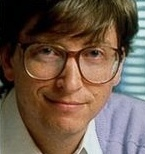
#> input picture test/dataset/Bill Gates0_496.jpg, 145 x 154 px, given in place of Bill Gates0_496.jpg.jpg, which was not available
$ python extractor.py
#> lines starting #> are read from the running program, lines starting #| are printed output that depends on the picture; pictures that were not available may be replaced by others from this repository, and a replacement may not be noted
import cv2

# ekstraksi foto
images = []
filename = input("Masukkan nama file : ")
#> the answer given: ../test/dataset/Bill Gates0_496.jpg
path = r'..\Algeo02-21112\test\dataset\{}.jpg'
img = cv2.imread(path.format(filename), 0)
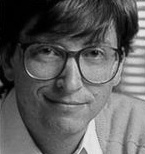
#> img: shape (154, 145); min 0, max 240, mean 94.4
if img is not None:
    img = cv2.resize(img, (256, 256))
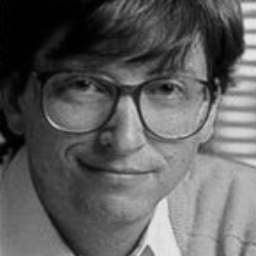
#> img: shape (256, 256); min 0, max 235, mean 94.3
    images.append(img)
    # menghasilkan foto hasil ekstraksi
    cv2.imwrite(r"..\Algeo02-21112\test\dataset_extracted\{}_extracted.jpg".format(filename), img)
else:
    print("input tidak sesuai")

$ run again, on test/dataset/Cristiano Ronaldo26_1342.jpg
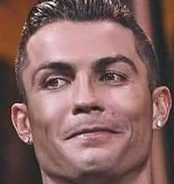
#> input picture test/dataset/Cristiano Ronaldo26_1342.jpg, 174 x 184 px, given in place of Cristiano Ronaldo26_1342.jpg.jpg, which was not available
#> `img = cv2.imread(path.format(filename), 0)`:
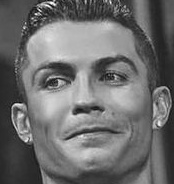
#> img: shape (184, 174); min 9, max 253, mean 109.6
#> `img = cv2.resize(img, (256, 256))`:
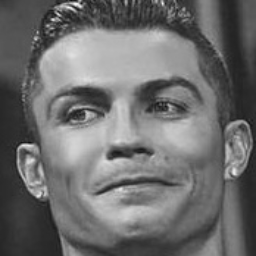
#> img: shape (256, 256); min 13, max 244, mean 109.5

$ run again, on test/dataset/Cristiano Ronaldo39_1350.jpg
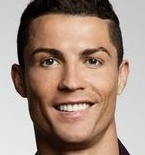
#> input picture test/dataset/Cristiano Ronaldo39_1350.jpg, 145 x 155 px, given in place of Cristiano Ronaldo39_1350.jpg.jpg, which was not available
#> `img = cv2.imread(path.format(filename), 0)`:
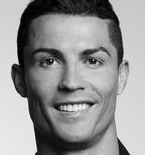
#> img: shape (155, 145); min 0, max 251, mean 146.5
#> `img = cv2.resize(img, (256, 256))`:
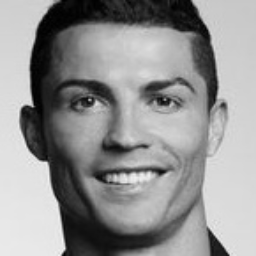
#> img: shape (256, 256); min 0, max 247, mean 146.4

$ run again, on test/dataset/barack obama1_627.jpg
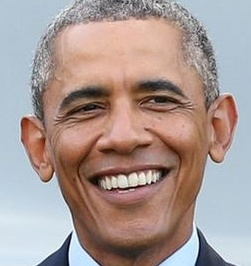
#> input picture test/dataset/barack obama1_627.jpg, 251 x 266 px, given in place of barack obama1_627.jpg.jpg, which was not available
#> `img = cv2.imread(path.format(filename), 0)`:
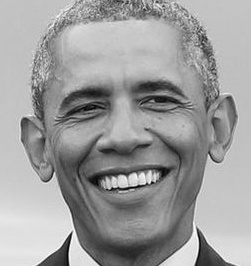
#> img: shape (266, 251); min 5, max 255, mean 157.3
#> `img = cv2.resize(img, (256, 256))`:
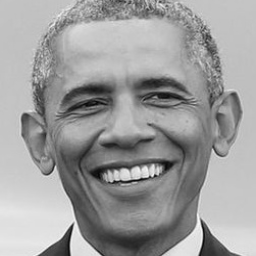
#> img: shape (256, 256); min 7, max 249, mean 157.2
